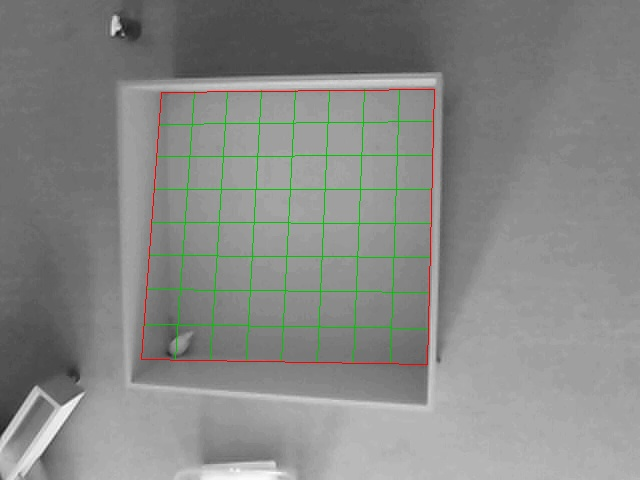
#> input picture calib/ysmu_cage22.jpg, 640 x 480 px
$ python -i probe_common.py   (imports and definitions only)
#> lines starting #> are read from the running program, lines starting #| are printed output that depends on the picture
#> further down, picture is the input picture: shape (480, 640, 3); mean B, G, R 133.3, 135.8, 134.2
"""Shared harness for testing off-the-shelf mouse detectors on one video.

Samples N evenly spaced frames, builds a reference mouse position per frame with a
background-subtraction prototype (checked by eye on the contact sheet), and scores
candidate detections against it.
"""
import csv
import os

import cv2
import numpy as np

N_FRAMES = 120
HIT_RADIUS_PX = 30
HALF = 16  # half example-box size for a ~30 px mouse
MAX_FOREGROUND_PX = 2500  # a mouse is ~300-1500 px of foreground; more means a hand is in the arena
# Arena interior of the YSMU sample (x1, y1, x2, y2), hand-measured; replaced by clicked corners later
ARENA = (110, 65, 450, 420)


# [11 lines left out: function sample_frames, not called in this run]


def preprocess(frame, scale=2):
    """Crop to the arena, upscale and boost contrast (CLAHE). Returns image and a mapper back to frame coords."""
#> called with scale = 2
    x1, y1, x2, y2 = ARENA
    crop = frame[y1:y2, x1:x2]
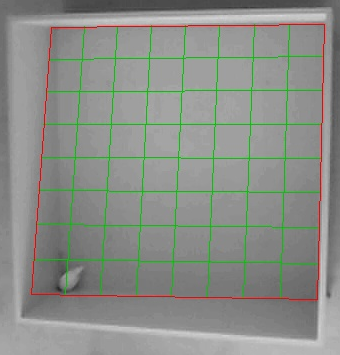
#> crop: shape (355, 340, 3); mean B, G, R 136.3, 142.7, 138.7
    g = cv2.cvtColor(crop, cv2.COLOR_BGR2GRAY)
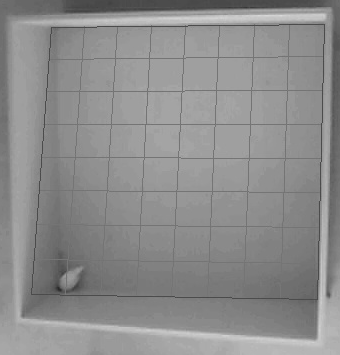
#> g: shape (355, 340); min 41, max 218, mean 140.8
    g = cv2.createCLAHE(clipLimit=3.0, tileGridSize=(8, 8)).apply(g)
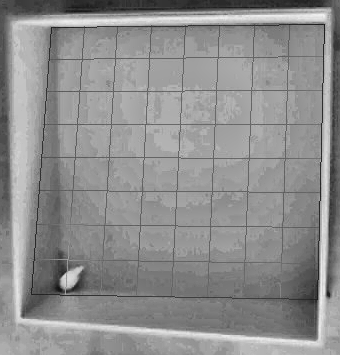
#> g: shape (355, 340); min 18, max 241, mean 142.2
    g = cv2.resize(g, None, fx=scale, fy=scale, interpolation=cv2.INTER_CUBIC)
#> g: shape (710, 680)
    img = cv2.cvtColor(g, cv2.COLOR_GRAY2BGR)

    def to_frame(x, y):
        return x / scale + x1, y / scale + y1

    return img, to_frame


# [25 lines left out: function reference_positions, not called in this run]


def median_background(video, n=60):
    gray = [cv2.GaussianBlur(cv2.cvtColor(f, cv2.COLOR_BGR2GRAY), (5, 5), 0) for _, f in sample_frames(video, n)]
    return np.median(np.stack(gray), axis=0).astype(np.uint8)


# [51 lines left out: functions hand_in_view, score, not called in this run]


# --- YOLOE visual prompt helpers ---

def wall_distance(r, arena=ARENA):
    x1, y1, x2, y2 = arena
    return min(r[0] - x1, x2 - r[0], r[1] - y1, y2 - r[1])


# [34 lines left out: functions pick_examples, build_reference, best_box, not called in this run]

>>> import cv2
>>> picture = cv2.imread('../calib/ysmu_cage22.jpg')
>>> result = preprocess(picture)
